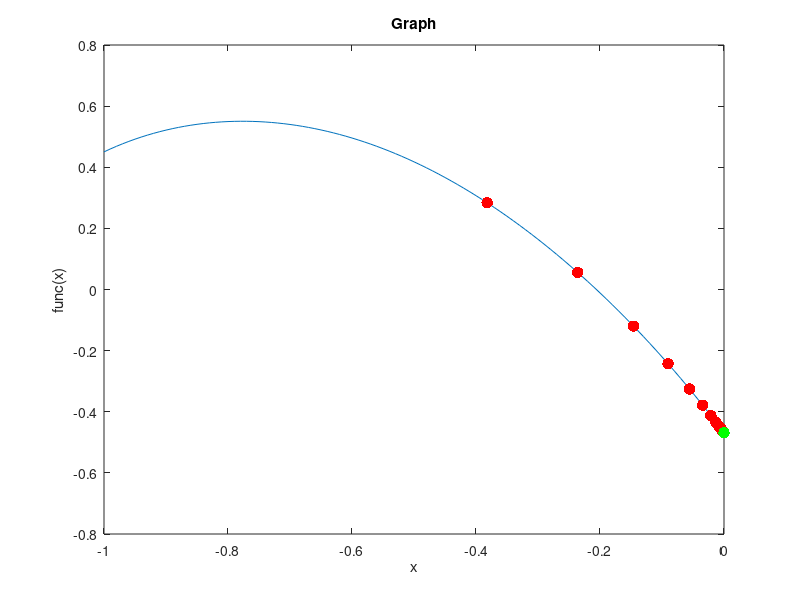

The MATLAB source for this figure:
function golden_section_search()
  clc();
  
  a = -1;
  b = 0;
  epsilon = power(10, -6);
  
  % Draw graph function
  x = [-1 : 0.01 : 0];
  y = [];
  for i = x
    y = [y, func(i)];
  end
  plot(x, y), xlabel('x'), ylabel('func(x)'), title('Graph')
  
  hold on;
  
  [x_star, f_star, countIter] = golden(a, b, epsilon);
  fprintf('-------------------------------------\n');
  fprintf('epsilon: %f\n', epsilon);
  fprintf('x_star: %f\n', x_star);
  fprintf('f_star: %f\n', f_star);
  fprintf('Number of iteration: %d\n', countIter);
  
  plot(x_star, f_star, 'Color', 'g', 'MarkerSize', 25);

  hold off;
end

% Input function
function y = func(x)
  y1 = 2 * power(x, 5) - 7 * x + sqrt(11);
  y2 = (-4*x*x - 4*x + 3 - 4*sqrt(2)) / (3*x*x + 3*x + 3*sqrt(2));
  y = log(y1) + sinh(y2) - 1.0;
end

% Binary search function
function [x_star, f_star, countIter] = golden(a, b, epsilon)
  countIter = 1;
  t = (sqrt(5) - 1) / 2;
  l = b - a;
  x1 = b - t*l;
  f1 = func(x1);
  x2 = a + t*l;
  f2 = func(x2);
  
  fprintf('N = %d\tl = %d\t(x1, f1) = (%.9f, %.9f)\t(x2, f2) = (%.9f, %.9f)\n', countIter, l, x1, f1, x2, f2);
  
  while l > 2*epsilon
    countIter = countIter + 1;
    if f1 <= f2
      b = x2;
      l = b - a;
      x2 = x1;
      f2 = f1;
      x1 = b - t*l;
      f1 = func(x1);
    else
      a = x1;
      l = b - a;
      x1 = x2;
      f1 = f2;
      x2 = a + t*l;
      f2 = func(x2);
    end
    
    fprintf('N = %d\tl = %d\t(x1, f1) = (%.9f, %.9f)\t(x2, f2) = (%.9f, %.9f)\n', countIter, l, x1, f1, x2, f2);
    plot(x1, f1, 'Marker', '.', 'Color', 'r', 'MarkerSize', 25);
  end
  
  x_star = (a + b) / 2;
  f_star = func(x_star);
end